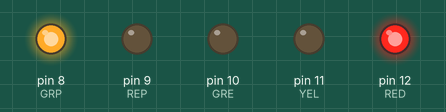
Bench run of a sketch on a simulated Arduino Uno, built with avr-gcc and run on an emulated ATmega328P. Parts: output pins drawn as LEDs (lit = HIGH).

Above: at 0.7 s.
At 2.0 s:
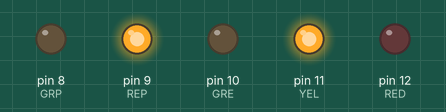
At 3.5 s:
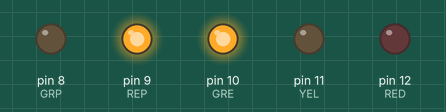
Timing chart, 0 to 5.9 s (numbered marks = the images above):
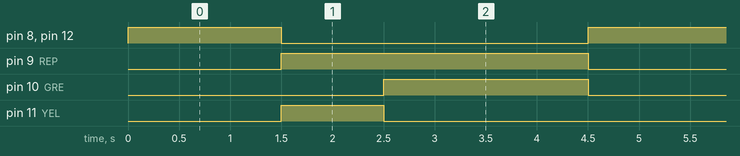

The sketch:

2-semaphor.ino
```cpp
//red, yellow and green LEDs; RED pedestrian LED, GREEN pedestrian LED:
#define RED 12
#define YEL 11
#define GRE 10
#define REP 9
#define GRP 8

void setup() {
  pinMode(RED, OUTPUT);
  pinMode(YEL, OUTPUT);
  pinMode(GRE, OUTPUT);
  pinMode(REP, OUTPUT);
  pinMode(GRP, OUTPUT);
}

void loop() {
  //states (oriented by vehicle movement)
  int states[3][6] = {
    //{GRP, REP, GRE, YEL, RED, wait}
    {1, 0, 0, 0, 1, 1500}, //go
    {0, 1, 0, 1, 0, 1000}, //attention
    {0, 1, 1, 0, 0, 2000}  //halt
  };
  for (int state = 0; state < 3; state++) {
    for (int led = 0; led < 5; led++) {
      digitalWrite(led+8, states[state][led]);
    }
    delay(states[state][5]);
  }
}
```

Measured:
- by itself, pin 8 (GRP), pin 12 (RED): alternates HIGH for 1.5 s and LOW for 3.0 s
- by itself, pin 9 (REP): alternates HIGH for 3.0 s and LOW for 1.5 s
- by itself, pin 10 (GRE): alternates HIGH for 2.0 s and LOW for 2.5 s
- by itself, pin 11 (YEL): alternates HIGH for 1.0 s and LOW for 3.5 s
